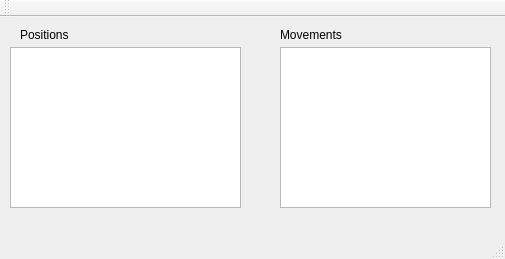
<?xml version="1.0" encoding="UTF-8"?>
<ui version="4.0">
 <class>MainWindow</class>
 <widget class="QMainWindow" name="MainWindow">
  <property name="geometry">
   <rect>
    <x>0</x>
    <y>0</y>
    <width>505</width>
    <height>259</height>
   </rect>
  </property>
  <property name="windowTitle">
   <string>MainWindow</string>
  </property>
  <widget class="QWidget" name="centralWidget">
   <widget class="QTextEdit" name="positions">
    <property name="geometry">
     <rect>
      <x>10</x>
      <y>30</y>
      <width>231</width>
      <height>161</height>
     </rect>
    </property>
   </widget>
   <widget class="QLabel" name="positionslabel">
    <property name="geometry">
     <rect>
      <x>20</x>
      <y>10</y>
      <width>57</width>
      <height>15</height>
     </rect>
    </property>
    <property name="text">
     <string>Positions</string>
    </property>
   </widget>
   <widget class="QLabel" name="movementslabel">
    <property name="geometry">
     <rect>
      <x>280</x>
      <y>10</y>
      <width>111</width>
      <height>16</height>
     </rect>
    </property>
    <property name="text">
     <string>Movements</string>
    </property>
   </widget>
   <widget class="QTextEdit" name="movements">
    <property name="geometry">
     <rect>
      <x>280</x>
      <y>30</y>
      <width>211</width>
      <height>161</height>
     </rect>
    </property>
   </widget>
  </widget>
  <widget class="QMenuBar" name="menuBar">
   <property name="geometry">
    <rect>
     <x>0</x>
     <y>0</y>
     <width>505</width>
     <height>20</height>
    </rect>
   </property>
  </widget>
  <widget class="QToolBar" name="mainToolBar">
   <attribute name="toolBarArea">
    <enum>TopToolBarArea</enum>
   </attribute>
   <attribute name="toolBarBreak">
    <bool>false</bool>
   </attribute>
  </widget>
  <widget class="QStatusBar" name="statusBar"/>
 </widget>
 <layoutdefault spacing="6" margin="11"/>
 <resources/>
 <connections/>
</ui>
